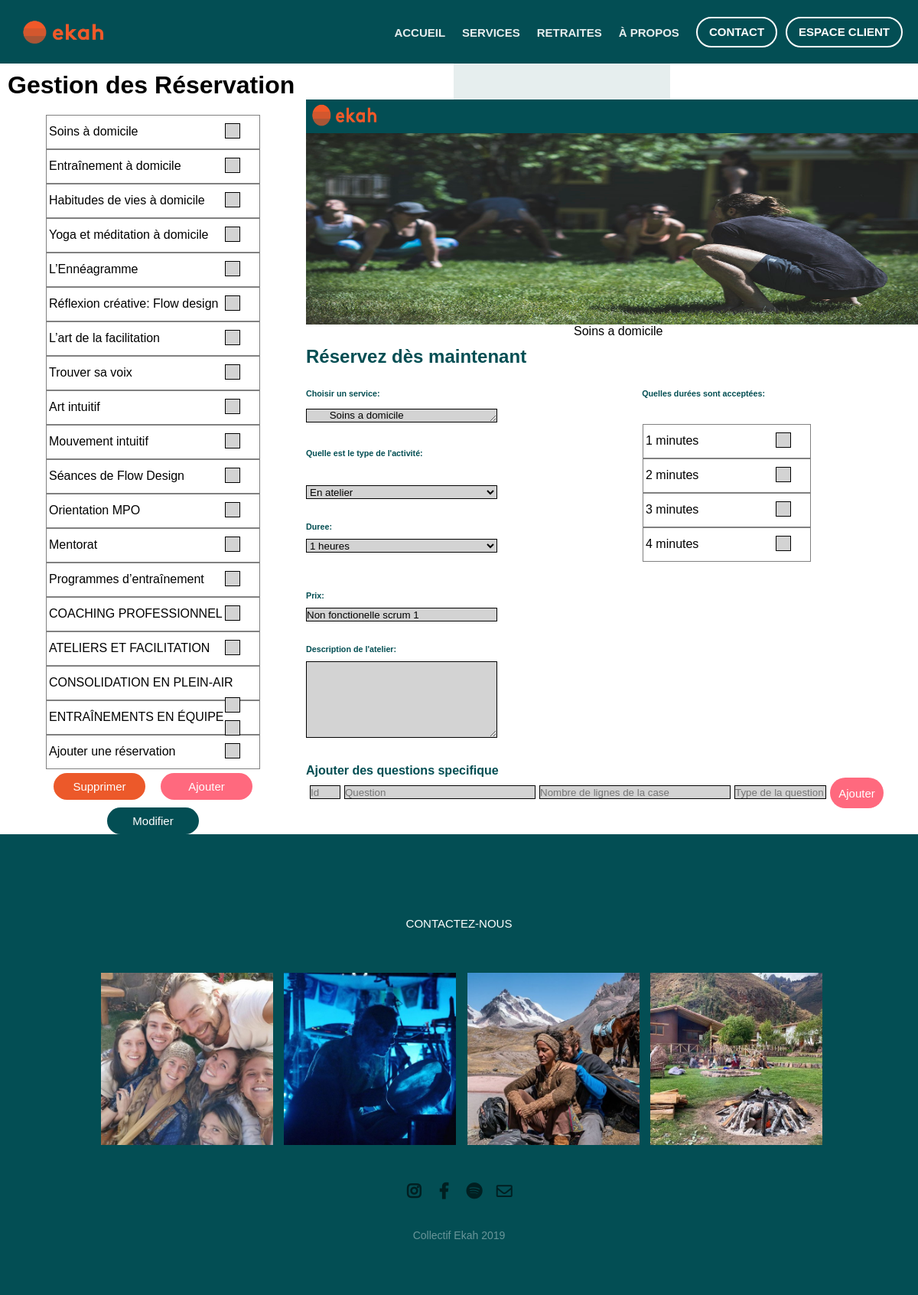
Page /affichage/gestionReservation/gestionReservation.php on the committed database.
### tables this page shows
CREATE TABLE activite (
id INT NOT NULL AUTO_INCREMENT PRIMARY KEY,
id_type_activite INT NOT NULL,
nom VARCHAR(100) NOT NULL,
description_breve VARCHAR(500) NOT NULL,
description_longue VARCHAR(1500) NOT NULL,
FOREIGN KEY (id_type_activite) REFERENCES type_activite(id)
);

CREATE TABLE duree (
id INT NOT NULL AUTO_INCREMENT PRIMARY KEY,
temps INT NOT NULL
);

### php/gestionnaire/Activite/gestionActivite.php (called while the page is built, shortened)
<?php
include_once $_SERVER['DOCUMENT_ROOT']."/Project-Ekah/utils/connexion.php";
include_once $_SERVER['DOCUMENT_ROOT']."/Project-Ekah/php/class/Activite/activite.php";
include_once $_SERVER['DOCUMENT_ROOT']."/Project-Ekah/php/class/Activite/type_activite.php";
class GestionActivite{
  public function getAllActivite(){
    $tempconn = new Connexion();
    $conn = $tempconn->getConnexion();
    $activite = null;
    $requete= "SELECT * FROM activite";
    $result = $conn->query($requete);
    if ($result->num_rows > 0) {
      while($row = $result->fetch_assoc()) {
        $activite[] = new Activite( $row['id'],
                                  $row['id_type_activite'],
                                  $row['nom'],
                                  $row['description_breve'],
                                  $row['description_longue']);
      }
    }
    return $activite;
  }
  public function getAllTypeActivite(){
    $tempconn = new Connexion();
    $conn = $tempconn->getConnexion();
    $requete= "SELECT * FROM type_activite";
    $result = $conn->query($requete);
    if ($result->num_rows > 0) {
      while($row = $result->fetch_assoc()) {
        $type_activite[] = new Type_activite( $row['id'],
                                  $row['nom'],);
      }
    }
    return $type_activite;
  }
}
?>

### utils/connexion.php (called while the page is built, shortened)
<?php
class Connexion{
  private $dbHost = "localhost";
  private $dbUser = "root";
  private $dbPass = "";
  private $dbName = "ekah";
  function __construct() {
    $this->conn = mysqli_connect($this->dbHost, $this->dbUser, $this->dbPass, $this->dbName);
  }
}
?>

### php/class/Activite/activite.php (called while the page is built, shortened)
<?php
  class Activite{
    private $nom;
    public function getNom(){
      return $this->nom;
    }
    public function setNom($nom){
      $this->nom = $nom;
    }
  }
 ?>

### php/gestionnaire/Duree/gestionDuree.php (called while the page is built, shortened)
<?php
 include_once '../../utils/connexion.php';
 include_once $_SERVER['DOCUMENT_ROOT']."/Project-Ekah/php/class/Duree/duree.php";
class GestionDuree{
  public function getAllDuree(){
    $tempconn = new Connexion();
    $conn = $tempconn->getConnexion();
    $duree = null;
    $requete= "SELECT * FROM duree";
    $result = $conn->query($requete);
    if ($result->num_rows > 0) {
      while($row = $result->fetch_assoc()) {
        $duree[] = new Duree( $row['id'],
                                  $row['temps']);
      }
    }
    return $duree;
  }
}
?>

### php/class/Duree/duree.php (called while the page is built, shortened)
<?php
  class Duree{
    private $temps;
    public function getTemps(){
      return $this->temps;
    }
    public function setTemps($temps){
      $this->temps = $temps;
    }
  }
 ?>

### php/class/Activite/type_activite.php (called while the page is built, shortened)
<?php
class Type_activite{
  private $nom;
    public function getNom(){
      return $this->nom
      ;}
  public function setNom($nom){
    $this->nom = $nom
    ;}
} ?>

### affichage/gestionReservation/gestionAffichageGestionReservation.php (the view)
<?php
  class GestionAffichageGestionReservation
  {
    public function getAllActivite(){
       $ga = new GestionActivite();
       $activite = $ga->getAllActivite();
       $html = "";
        if (!is_array($activite)){
         $html .= "Aucun resultat trouvé.";
       }
       else{
         for ($i = 0; $i < sizeof($activite); $i++){
           $html .= "
               <div class=\"sectionActivite\" >
               <div class=\"titreActivite\">".$activite[$i]->getNom()."</div>
               <div onclick='selectionne($i);' class=\"boiteSelection\" id='Activite-$i'></div>
               </div>
                 ";
         }
         $j=sizeof($activite);
         $html.="
         <div class=\"sectionActivite\" >
         <div class=\"titreActivite\">Ajouter une réservation</div>
         <div onclick='selectionne($j);' class=\"boiteSelection\" id='Activite-$j'></div>
         </div>
         ";
       }
       return $html;
     }
     public function getAllTypeActivite(){
        $ga = new GestionActivite();
        $type_activite = $ga->getAllTypeActivite();
        $html = "";
         if (!is_array($type_activite)){
          $html .= "Aucun resultat trouvé.";
        }
        else{
          $html .= "<select class=\"boxType\" name=\"type\" id=\"type\"> ";
          for ($i = 0; $i < sizeof($type_activite);$i++){
            $j=$i+1;
            $html .= "
              <option value=\"$j\" >".$type_activite[$i]->getNom()."</option>
            ";
          }
          $html .= "</select>";
        }
        return $html;
      }
     public function getAllDuree(){
        $gd = new GestionDuree();
        $duree = $gd->getAllDuree();
        $html = "";
         if (!is_array($duree)){
          $html .= "Aucun resultat trouvé.";
        }
        else{
          for ($i = 0; $i < sizeof($duree); $i++){
            $html .= "
                <div class=\"sectionDuree\" >
                <div class=\"titreActivite\">".$duree[$i]->getTemps()." minutes</div>
                <div onclick='selectionneDuree($i);' class=\"boiteSelection\" id='Duree-$i'></div>
                </div>
                  ";
          }
        }
        return $html;
      }
   }
?>

### affichage/gestionReservation/gestionReservation.php (shortened to what this page needs)
<?php
  require_once("../../php/gestionnaire/Activite/gestionActivite.php");
  require_once("../../php/gestionnaire/Duree/gestionDuree.php");
?>
<!DOCTYPE html>
<html lang="en" dir="ltr">
<head>
  <link rel="stylesheet" href="../../css/gestionReservation.css">
  <link rel="stylesheet" href="../../css/main.css">
  <link href="https://use.fontawesome.com/releases/v5.0.7/css/all.css" rel="stylesheet">
</head>
<body>
<main>
  <?php include $_SERVER['DOCUMENT_ROOT'].'/Project-Ekah/affichage/global/header.php' ?>
  <h1 class="titreReservation">Gestion des Réservation</h1>
    <div class="tableauActivite">
    <?php
                   require_once 'gestionAffichageGestionReservation.php';
                   $gagr = new GestionAffichageGestionReservation();
                   echo $gagr->getAllActivite();
                 ?>
                 <input type="button" class="submitSupprimer" onclick="supprime();" value="Supprimer" />
                 <input type="button" class="submitAjout" onclick="ajouter();" value="Ajouter" /></br>
                 <input type="button" class="submitModifier" onclick="modifier();" value="Modifier" />
    </div>
    <div class="reservationMain">
      <div class="reservationHeader"><img class="imgHeader"src="../../img/logo_ekah_header.png" alt="Ekah"></div>
      <div class="reservationImg"><img class="imgPrincipal"src="../../img/imgDehors.jpg" alt="Soins a domicile"> <div class="titreImg" id="titre">Soins a domicile</div></div>
      <h2 class="reservez texteEkha">Réservez dès maintenant</h2></br>
      <h6 class="choisirServ texteEkha">Choisir un service:</h6>
      <h6 class="choisirDuree texteEkha">Quelles durées sont acceptées:</h6></br></br>
      <textarea class="boxService" name="service" id="nom">
        Soins a domicile
      </textarea>
      <div class="tableauDuree">
      <?php
                     require_once 'gestionAffichageGestionReservation.php';
                     $gagr = new GestionAffichageGestionReservation();
                     echo $gagr->getAllDuree();
                   ?>
    </div>
    <h6 class="choisirType texteEkha">Quelle est le type de l'activité:</h6></br></br>
    <?php
                   require_once 'gestionAffichageGestionReservation.php';
                   $gagr = new GestionAffichageGestionReservation();
                   echo $gagr->getAllTypeActivite();
                 ?>
    <h6 class="duree texteEkha">Duree:</h6>
    <select class="boxDuree" name="service">
      <option value="Duree">1 heures</option>
    </select>
    <h6 class="prix texteEkha">Prix:</h6>
    <input class="boxDuree" type="text" name="prix" min="0" value="Non fonctionelle scrum 1"></input>
    <h6 class="descriptionC texteEkha">Description de l'atelier:</h6>
    <textarea class="boxDescription" type="text" name="descriptionC" cols="40" rows="5" id="descriptionC"></textarea>
    <h4 class="descriptionC texteEkha">Ajouter des questions specifique</h6>
      <input class="inputId" type="text"  placeholder="Id" id="idQuestion"></input>
      <input class="inputQuestion" type="text"  placeholder="Question" id="question"></input>
      <input class="inputNb" type="text"  placeholder="Nombre de lignes de la case" id="nbLigne"></input>
      <input class="inputType" type="text"  placeholder="Type de la question" id="typeQuestion"></input>
      <input type="button" class="submitAjoutQuestion" onclick="ajouterQuestion();" value="Ajouter" />
</main>
<?php include $_SERVER['DOCUMENT_ROOT'].'/Project-Ekah/affichage/global/footer.php' ?>
</body>
</html>

### affichage/global/header.php (shortened to what this page needs)
<?php
if (!isset($_SESSION['userId'])){
  $seConnecterRedirect = "/Project-Ekah/affichage/global/login.php";
}
 ?>
<header>
  <div class="header_inner">
    <div id="logoWrapper" class="wrapper">
      <img id='logoHeader'src="../../img/logo_ekah_header.png" onclick="window.location.href='https://ekah.co'"  alt="Ekah">
    </div>
    <div id="navWrapper" class="wrapper">
      <nav id="headerNav" class="">
        <div id="tab-4" class="tab">
          <a href="https://ekah.co">ACCUEIL</a>
        </div>
        <div id="tab-3" class="tab">
          <a href="https://ekah.co/je-suis-un-individu">SERVICES</a>
          <div class="subTab">
              <ul>
                <li> <a href="https://ekah.co/je-suis-un-individu">JE SUIS UN INDIVIDU</a> </li>
                <li> <a href="https://ekah.co/nous-sommes-une-quipe">NOUS SOMMES UNE ÉQUIPE</a> </li>
              </ul>
          </div>
        </div>
        <div id="tab-2" class="tab">
          <a href="https://ekah.co/retraite-transformationelle-dec-17">RETRAITES</a>
          <div class="subTab">
              <ul>
                <li> <a href="https://ekah.co/retraite-transformationelle-dec-17">EN FRANÇAIS</a> </li>
                <li> <a href="https://ekah.co/retraite-transformationelle-dec-1-7">IN ENGLISH</a> </li>
              </ul>
          </div>
        </div>
        <div id="tab-1" class="tab">
          <a href="https://ekah.co/what-we-do">À PROPOS</a>
          <div class="subTab">
              <ul>
                <li> <a href="https://ekah.co/what-we-do">EKAH</a> </li>
                <li> <a href="https://ekah.co/equipe">ÉQUIPE</a> </li>
              </ul>
          </div>
        </div>
        <div id="seConnecter" class="tab">
          <a href="<?php echo $seConnecterRedirect ?>">ESPACE CLIENT</a>
        </div>
        <div id="contactNav" class="tab">
          <a href="https://ekah.co/contact-1">CONTACT </a>
        </div>
      </nav>
    </div>
  </div>
</header>

### affichage/global/footer.php
<footer>
  <div class="footer-main">
    <div class="contact-link">
      <a href="https://ekah.co/contact-1" target="_blank">CONTACTEZ-NOUS</a>
    </div>
    <div class="block-photo">
      <div class="photo">
        <a ><img src="../../img/instagram/ig-1.jpeg" alt="Photo IG"></a>
      </div>
      <div class="photo">
        <a ><img src="../../img/instagram/ig-2.jpeg" alt="Photo IG"></a>
      </div>
      <div class="photo">
        <a ><img src="../../img/instagram/ig-3.jpeg" alt="Photo IG"></a>
      </div>
      <div class="photo">
        <a ><img src="../../img/instagram/ig-4.jpeg" alt="Photo IG"></a>
      </div>
    </div>
    <div class="block-media">
      <div class="media-center">
        <a href="https://www.instagram.com/ekah_co/" target="_blank"><span class="media" id="instagram"></span></a>
        <a href="https://www.facebook.com/ekahco/" target="_blank"><span class="media" id="facebook"></span></a>
        <a href="https://open.spotify.com/user/2227gwovubmf7laj7oxdx4oua" target="_blank"><span class="media" id="spotify"></span></a>
        <a href="mailto:info@ekah.co" target="_blank"><span class="media" id="email"><i class="far fa-envelope"></i></span></a>
      </div>
    </div>
    <div class="ekah-txt">
      <p>Collectif Ekah 2019</p>
    </div>
  </div>
</footer>

### css/gestionReservation.css (style rules this page uses)
.texteEkha { color:#034E53; }
.boxService { width:250px; height:18px; border:1px solid; border-color:#000; background-color:#D3D3D3; }
.boxDuree { width:250px; height:18px; margin-top:10px; border:1px solid; border-color:#000; background-color:#D3D3D3; }
.inputQuestion { width:250px; height:18px; margin-top:10px; border:1px solid; border-color:#000; background-color:#D3D3D3; margin-left:5px; float:left; }
.inputNb { width:250px; height:18px; margin-top:10px; border:1px solid; border-color:#000; background-color:#D3D3D3; margin-left:5px; float:left; }
.inputType { width:120px; height:18px; margin-top:10px; border:1px solid; border-color:#000; background-color:#D3D3D3; margin-left:5px; float:left; }
.inputId { width:40px; height:18px; margin-top:10px; border:1px solid; border-color:#000; background-color:#D3D3D3; margin-left:5px; float:left; }
.boxType { width:250px; height:18px; border:1px solid; border-color:#000; background-color:#D3D3D3; }
.boxDescription { width:250px; height:100px; margin-top:10px; border:1px solid; border-color:#000; background-color:#D3D3D3; }
.reservez { margin-top:10px; }
.submitAjout { font-size: 15px; width:120px; height:35px; color:#FFF; background-color:#FF697E; background-size: 90px 35px; border:none; border-radius: 20px; float:left; margin-left:20px; margin-top:5px; }
.submitAjoutQuestion { font-size: 15px; width:70px; height:40px; color:#FFF; background-color:#FF697E; background-size: 90px 35px; border:none; border-radius: 20px; margin-right:45px; float:right; }
.submitSupprimer { font-size: 15px; width:120px; height:35px; color:#FFF; background-color:#EC592A; background-size: 90px 35px; border:none; border-radius: 20px; float:left; margin-left:10px; margin-top:5px; }
.submitModifier { font-size: 15px; width:120px; height:35px; color:#FFF; background-color:#034E54; background-size: 90px 35px; border:none; border-radius: 20px; float:left; margin-left:80px; margin-top:10px; }
.prix { margin-top:50px; }
.descriptionC { margin-top:30px; }
.choisirServ { margin-top:10px; float:left; }
.choisirDuree { margin-top:10px; margin-right:200px; float:right; }
.choisirType { margin-top:30px; }
.reservationMain { width:800px; height:40px; margin-left:400px; }
.reservationHeader { background-color:#034E54; }
.imgHeader { width:100px; height:40px; }
.imgPrincipal { width:800px; height:250px; float:left }
.titreImg { margin-bot:125px; margin-left:350px; }
.titreReservation { margin-top:10px; margin-left:10px; }
.duree { margin-top:30px; }
.tableauActivite { margin-left:60px; margin-top:20px; float:left; }
.tableauDuree { margin-right:140px; margin-top:20px; float:right; }
.sectionActivite { width:280px; height:45px; border:1px solid; border-color:#808080; background-color:#fff; }
.sectionDuree { width:220px; height:45px; border:1px solid; border-color:#808080; background-color:#fff; }
.titreActivite { margin-left:3px; margin-top: 12px; float:left; }
.boiteSelection { width:20px; height:20px; border:1px solid; border-color:#000; background-color:#D3D3D3; float: right; margin-right:25px; margin-top:10px }

### rows in the picture
activite: nom "Soins à domicile"
activite: nom "Entraînement à domicile"
activite: nom "Habitudes de vies à domicile"
activite: nom "Yoga et méditation à domicile"
activite: nom "L’Ennéagramme"
activite: nom "Réflexion créative: Flow design"
activite: nom "L’art de la facilitation"
activite: nom "Trouver sa voix"
activite: nom "Art intuitif"
activite: nom "Mouvement intuitif"
activite: nom "Séances de Flow Design"
activite: nom "Orientation MPO"
activite: nom "Mentorat"
activite: nom "Programmes d’entraînement"
activite: nom "COACHING PROFESSIONNEL"
activite: nom "ATELIERS ET FACILITATION"
activite: nom "CONSOLIDATION EN PLEIN-AIR"
activite: nom "ENTRAÎNEMENTS EN ÉQUIPE"
duree: temps "1"
duree: temps "2"
duree: temps "3"
duree: temps "4"

### other values in the picture
form field type "En atelier"
